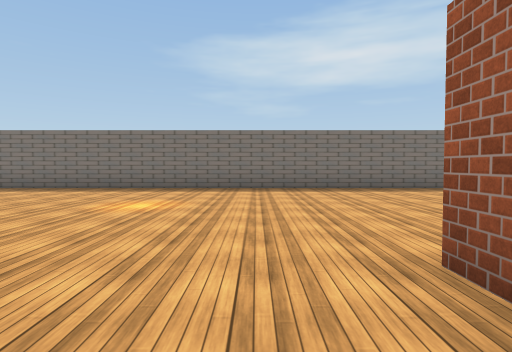
[1] (above)

17 first-person views from a walk through a 3-D level made in the Unity game engine. The camera is 1.3 m above the floor, tilts 2° down and sees 80° across. The floor is counted in squares, 2 m on a side. Each view is taken from the middle of a square. On the plan, view 1 faces up. The plan holds only what a view shows up to about 10 squares ahead; the rest is blank. The place goes on beyond the plan. The player character is not drawn. Some surface patterns are stand-ins.

[2]
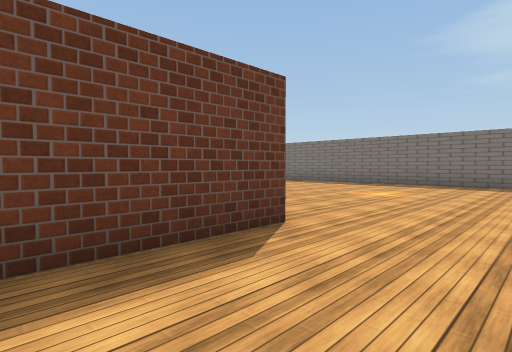

[3]
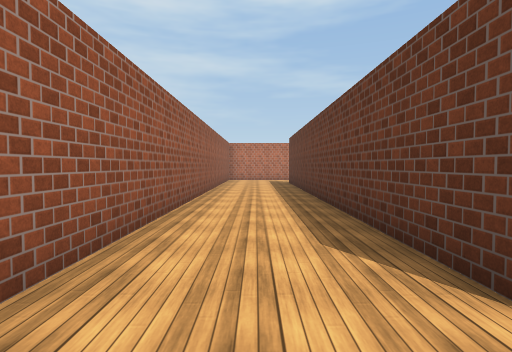

[4]
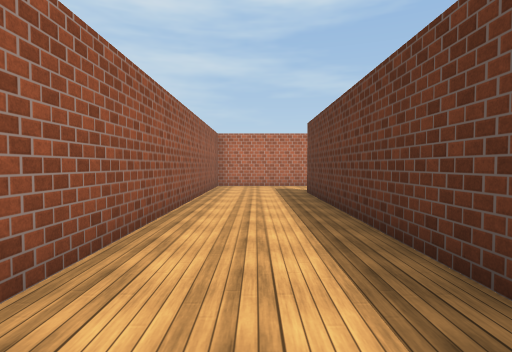

[5]
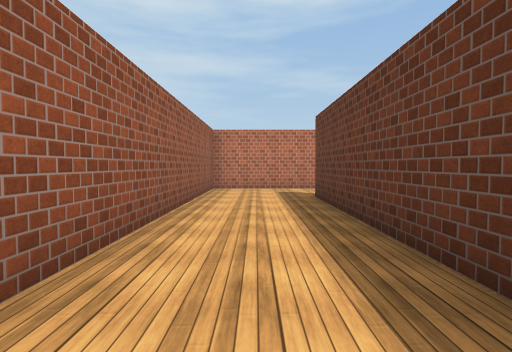

[6]
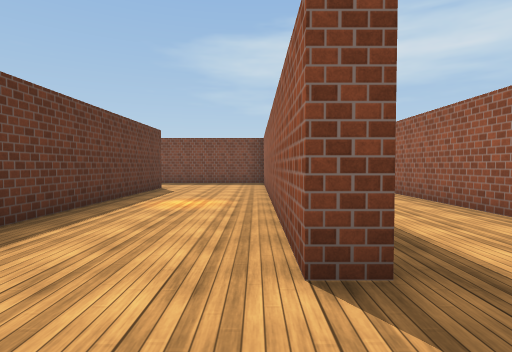

[7]
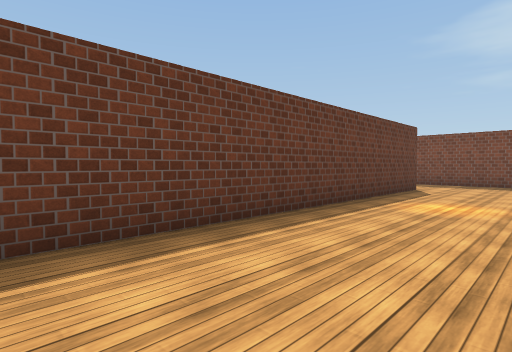

[8]
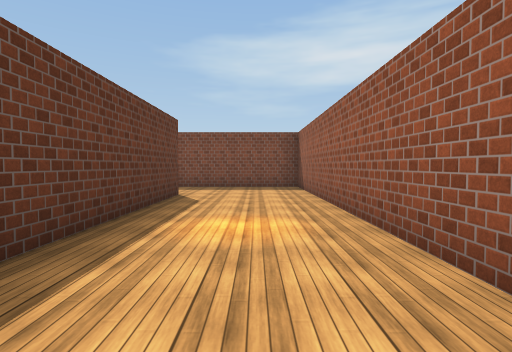

[9]
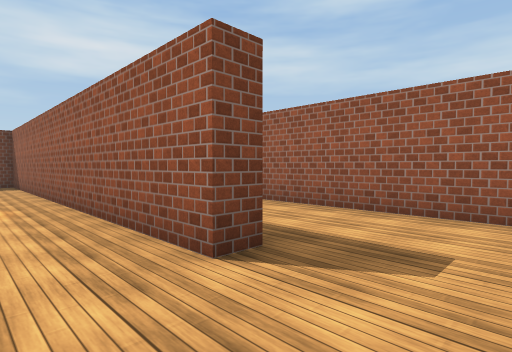

[10]
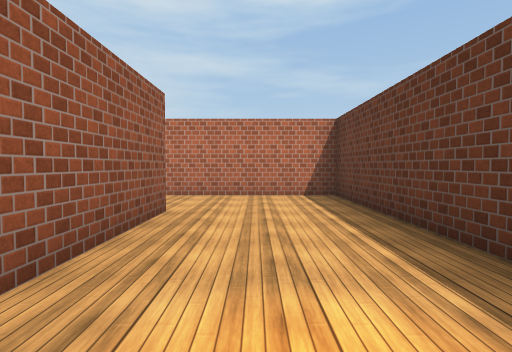

[11]
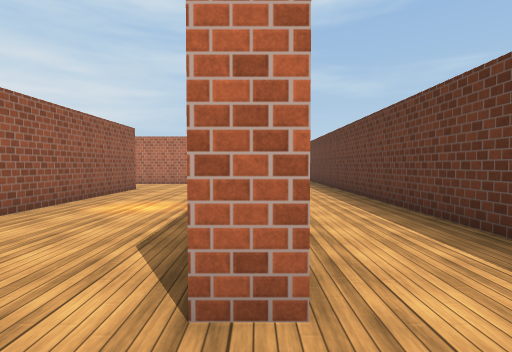

[12]
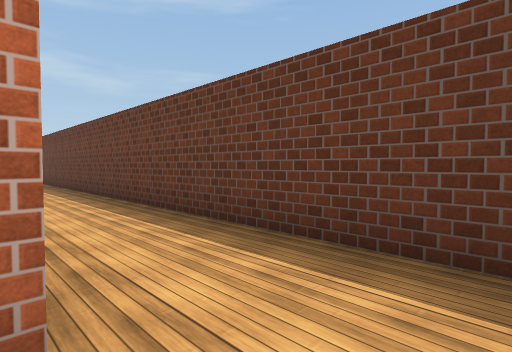

[13]
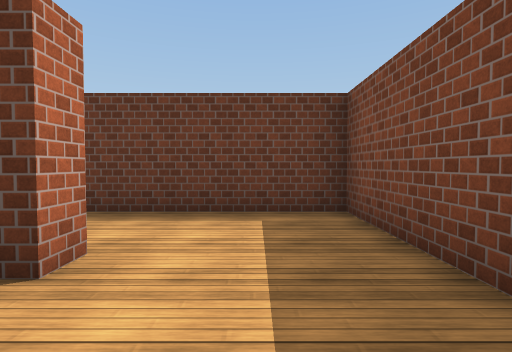

[14]
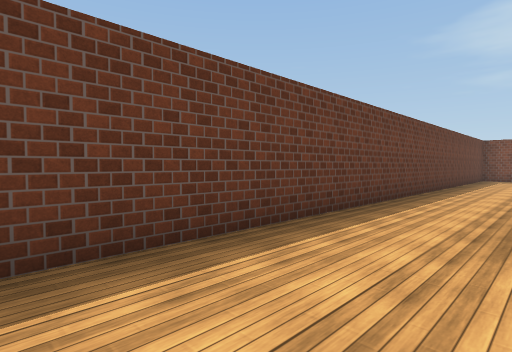

[15]
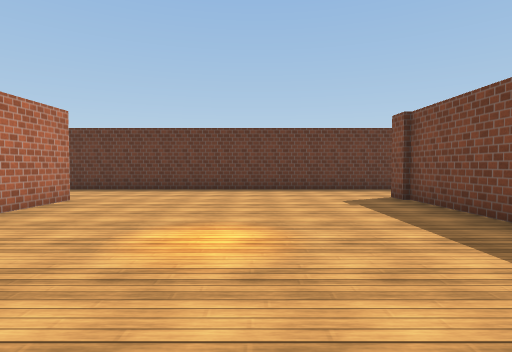

[16]
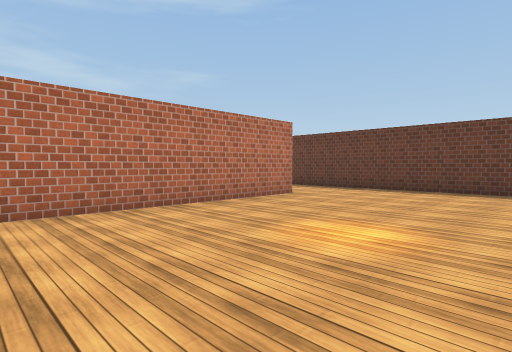

[17]
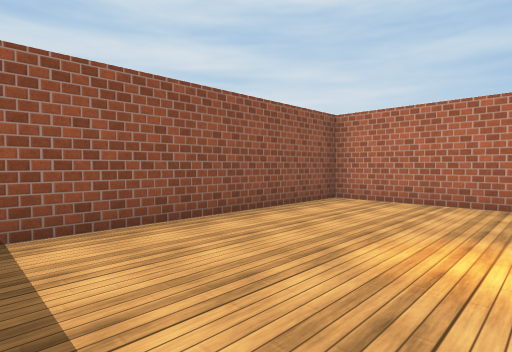

### Floor plan
Points are (right, up) in squares from view 1. A wall is a line through its corners. A room is listed if a view was taken in it or the views show most of it. See-through windows are left out.
Room 1 (views 1, 2, 4, 5)
walls: (-1.5, -11.6) (1.2, -11.6) (1.2, 2); (-1.2, 0.8) (-1.2, -9.3)
ways out: opening at (0, 1) to room 2; opening at (-1, -10.5) to room 3
Room 2 (view 3)
walls: (5.5, 8.8) (-7.4, 8.8)
ways out: opening at (0, 1) to room 1; opening at (-5.5, -19) to room 4
Room 3 (views 6, 7, 8, 9, 10, 13)
walls: (-1.2, -9.3) (-1.7, -9.3) (-1.7, 0.3) (-4.4, 0.3); (-4.7, -2.2) (-4.7, -11.6) (-1.5, -11.6)
ways out: opening at (-1, -10.5) to room 1; opening at (-5, -1.5) to room 4
Room 4 (views 11, 12, 14, 15, 16, 17)
walls: (-2.4, -12.1) (-5.2, -12.1); (-4.8, -18.5) (1.2, -18.5) (1.2, -13.2); (-5.2, -2.2) (-4.7, -2.2); (-4.4, 0.3) (-7.3, 0.3) (-7.3, -20.1)
ways out: opening at (-5.5, -19) to room 2; opening at (-5, -1.5) to room 3

Positions as (right, up) in squares from view 1, and headings:
1: (0, 0), facing up
2: (1, -2), facing up-left
3: (0, 2), facing down
4: (0, -2), facing down
5: (0, -3), facing down
6: (-2, -11), facing up
7: (-2, -11), facing up-left
8: (-3, -9), facing up
9: (-3, -11), facing up-right
10: (-3, -5), facing down
11: (-5, -1), facing down
12: (-5, -1), facing down-left
13: (-3, -1), facing left
14: (-5, -15), facing up-left
15: (1, -15), facing left
16: (1, -14), facing down-left
17: (-2, -13), facing down-right
